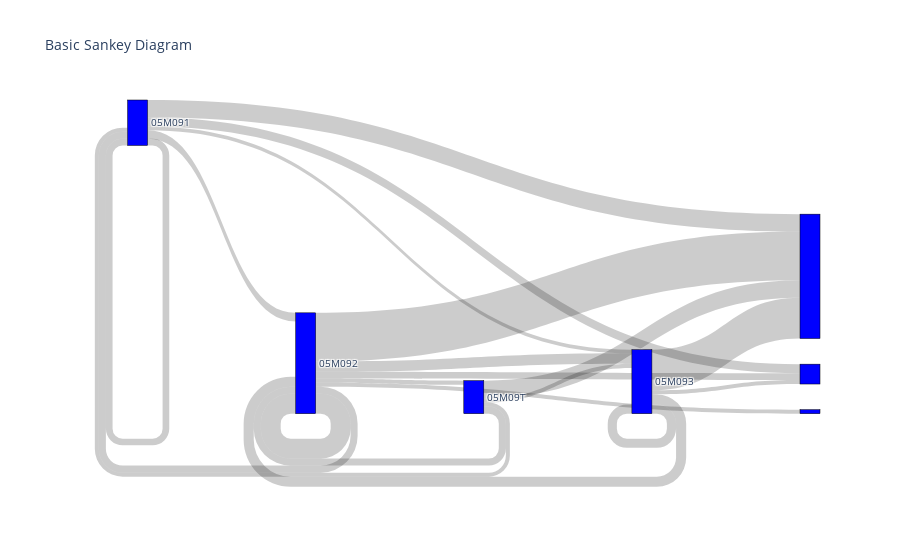

The notebook cell saved with this chart:
### Code cell
import plotly.graph_objects as go

fig = go.Figure(data=[go.Sankey(
    node = dict(
      pad = 15,
      thickness = 20,
      line = dict(color = "black", width = 0.5),
      label = ["05M091", "05M092", "05M093", "05M09T"],
      color = "blue"
    ),
    link = dict(
      source = source, # indices correspond to labels, eg A1, A2, A1, B1, ...
      target = target,
      value = value
  ))])

fig.update_layout(title_text="Basic Sankey Diagram", font_size=10)
fig.show()

### Figure 1 — Plotly figure (JSON) as saved in the notebook; plotly's stock layout.template omitted (floating-point values rounded to 4 significant figures)
{"data": [{"link": {"source": [1, 2, 1, 3, 0, 1, 2, 0, 2, 0, 1, 3, 0, 1, 3, 1, 1, 2, 3, 0], "target": [6, 6, 1, 6, 6, 2, 1, 4, 2, 1, 0, 1, 0, 4, 2, 3, 5, 4, 0, 2], "value": [255, 213, 104, 92, 91, 54, 53, 48, 48, 45, 37, 37, 35, 35, 23, 22, 21, 21, 21, 19]}, "node": {"color": "blue", "label": ["05M091", "05M092", "05M093", "05M09T"], "line": {"color": "black", "width": 0.5}, "pad": 15, "thickness": 20}, "type": "sankey"}], "layout": {"font": {"size": 10}, "title": {"text": "Basic Sankey Diagram"}}}
